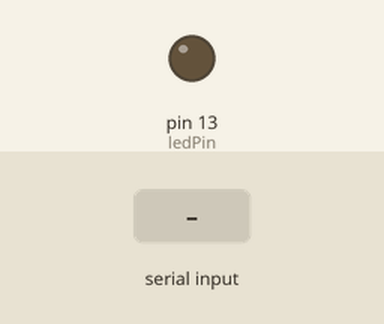
This sketch was run on a simulated Arduino Uno, built with avr-gcc and run on an emulated ATmega328P. Parts: output pins drawn as LEDs (lit = HIGH). Dashed ring = blinking. Inputs (shaded band) come from the test bench. What the sketch prints to the serial monitor is not drawn.

Above: at 1.2 s.
1.3 s: "90,45\n" received over Serial
At 3.4 s:
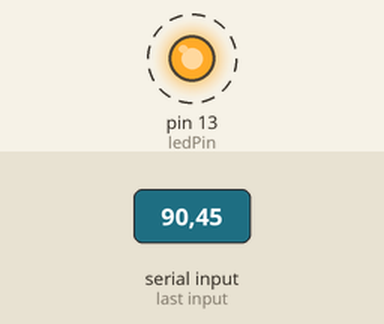
Timing chart, 0 to 8.2 s (numbered marks = the images above; inputs shaded):
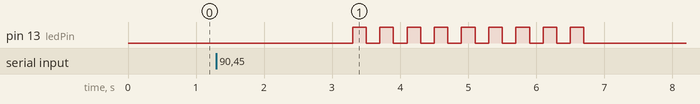

The sketch:

AR17_number.ino
```cpp
/*
 예제 2.3
 컴퓨터로부터 시리얼 통신을 통하여 데이터 수신하기
*/

// LED 출력을 할 핀 번호 설정
const int ledPin = 13;


// 점멸횟수 변수 설정
int blinkNumber = 0;
String stringValue[] {" Binary: "," Octal: "};

void setup() {
  Serial.begin(9600); // 9600bps로 시리얼 통신 설정
  pinMode(ledPin,OUTPUT); // 13번 핀을 출력으로 설정
}

void loop() {
// 시리얼 통신으로 입력 받은 데이터가 있는지를 검사하여
// 데이터가 있을 경우에 if문 안의 명령어를 실행
  if(Serial.available()){
  // val 변수에 시리얼 통신값 읽어오기
    char va1 = Serial.read();
    // 입력된 값이 0~9의 숫자인지를 판단
    if(isDigit(va1)){
     // val은 ASCII 코드값이므로 숫자로 바꿔주기 위하여
     // '0'의 아스키 코드값을 빼줌
     // blinkNumber에는 실제 숫자가 저장된다.
      blinkNumber = (va1 - '0');
        Serial.print("입력한 수:");
      Serial.print(blinkNumber);
      Serial.print(",");
      Serial.print(stringValue[0]);
      Serial.print(blinkNumber, BIN);
      Serial.print(",");
      Serial.print(stringValue[1]);
      Serial.println(blinkNumber, OCT);
      delay(2000);
    }


  }
  // blinkNumber 만큼 LED를 점멸시킴
  for(char i=0;i < blinkNumber;i++){
    digitalWrite(ledPin, HIGH);
    delay(200);
    digitalWrite(ledPin,LOW);
    delay(200);
  }
  // 점멸 횟수를 리셋함
  blinkNumber = 0;
}
```

Measured:
- after the input at 1.3 s, pin 13 (ledPin): alternates HIGH for 0.20 s and LOW for 0.20 s, 18 changes in all, then stays LOW, starting after 2.0 s
